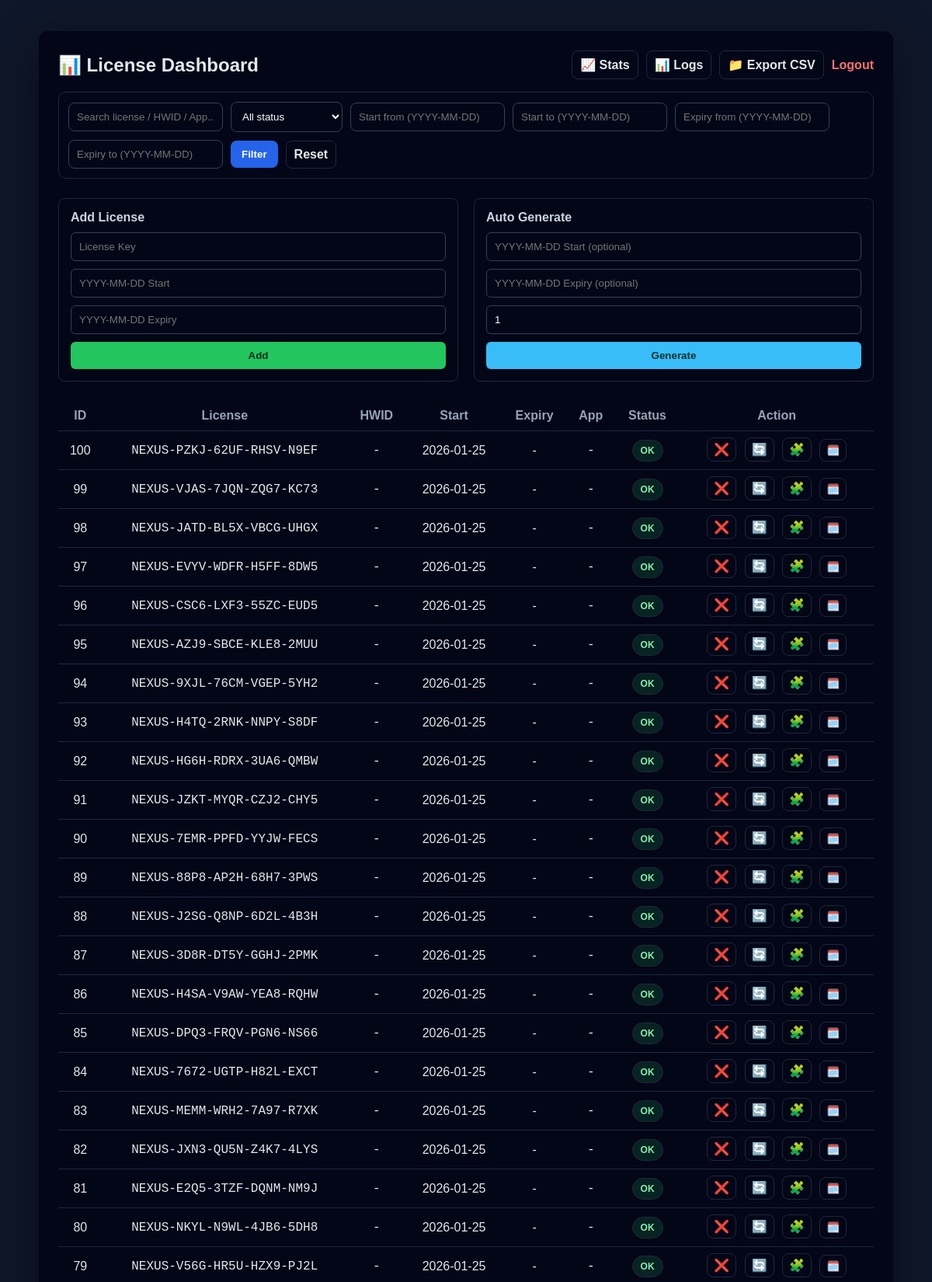
/dashboard (signed in, upper part), run on the app's committed database.
### tables this page shows
CREATE TABLE licenses (
        id INTEGER PRIMARY KEY AUTOINCREMENT,
        license TEXT UNIQUE,
        hwid TEXT,
        app_id TEXT,
        start TEXT,
        expiry TEXT
    );

### server.py (the view)
@app.route("/dashboard")
def dashboard():
    if not session.get("admin"):
        return redirect("/")
    q = (request.args.get("q") or "").strip()
    status_filter = (request.args.get("status") or "").strip().upper()
    start_from = normalize_date_or_empty(request.args.get("start_from"))
    start_to = normalize_date_or_empty(request.args.get("start_to"))
    exp_from = normalize_date_or_empty(request.args.get("exp_from"))
    exp_to = normalize_date_or_empty(request.args.get("exp_to"))
    con = db()
    where = []
    params = []
    if q:
        where.append("(license LIKE ? OR hwid LIKE ? OR app_id LIKE ?)")
        params += [f"%{q}%", f"%{q}%", f"%{q}%"]
    if start_from:
        where.append("start >= ?")
        params.append(start_from)
    if start_to:
        where.append("start <= ?")
        params.append(start_to)
    if exp_from:
        where.append("expiry >= ?")
        params.append(exp_from)
    if exp_to:
        where.append("expiry <= ?")
        params.append(exp_to)
    sql = "SELECT id, license, hwid, start, expiry, app_id FROM licenses"
    if where:
        sql += " WHERE " + " AND ".join(where)
    sql += " ORDER BY id DESC"
    rows = con.execute(sql, tuple(params)).fetchall()
    licenses = []
    for rid, lic, hwid, start, expiry, app_id in rows:
        hwid = hwid or ""
        start = start or ""
        expiry = expiry or ""
        app_id = app_id or ""
        st = calc_status(hwid, start, expiry)
        if status_filter and st != status_filter:
            continue
        licenses.append((rid, lic, hwid, start, expiry, app_id, st))
    return render_template(
        "dashboard.html",
        licenses=licenses,
        q=q,
        status=status_filter,
        start_from=start_from,
        start_to=start_to,
        exp_from=exp_from,
        exp_to=exp_to
    )

### server.py (called while the page is built)
def now_pp_date():
    return datetime.now(PHNOM_PENH_TZ).date()

def db():
    return sqlite3.connect(DB)

def parse_date(s: str):
    return datetime.strptime(s, "%Y-%m-%d")

def today_date():
    return now_pp_date()

def is_invalid_range(start: str, expiry: str) -> bool:
    if not start or not expiry:
        return False
    try:
        return parse_date(start).date() > parse_date(expiry).date()
    except Exception:
        return True

def is_not_started(start: str) -> bool:
    if not start:
        return False
    try:
        return today_date() < parse_date(start).date()
    except Exception:
        return False

def is_expired(expiry: str) -> bool:
    if not expiry:
        return False
    try:
        return today_date() > parse_date(expiry).date()
    except Exception:
        return True

def calc_status(hwid: str, start: str, expiry: str) -> str:
    if is_invalid_range(start, expiry):
        return "INVALID_DATES"
    if is_not_started(start):
        return "NOT_STARTED"
    if is_expired(expiry):
        return "EXPIRED"
    if hwid:
        return "USED"
    return "OK"

def normalize_date_or_empty(s: str) -> str:
    s = (s or "").strip()
    if not s:
        return ""
    try:
        parse_date(s)
        return s
    except Exception:
        return ""

### templates/dashboard.html (shortened to what this page needs)
<!DOCTYPE html>
<html>
<head>
  <link rel="stylesheet" href="/static/style.css">
</head>
<body>
<div class="container">
  <div class="header">
    <h2>📊 License Dashboard</h2>
    <div class="toplinks">
      <a class="linkbtn" href="/stats">📈 Stats</a>
      <a class="linkbtn" href="/logs">📊 Logs</a>
      <a class="linkbtn" href="/export.csv">📁 Export CSV</a>
      <a class="logout" href="/logout">Logout</a>
    </div>
  </div>
  <form class="filterbar" method="get" action="/dashboard">
    <input name="q" placeholder="Search license / HWID / App..." value="{{q or ''}}">
    <select name="status">
      <option value="">All status</option>
    </select>
    <input name="start_from" placeholder="Start from (YYYY-MM-DD)" value="{{start_from or ''}}">
    <input name="start_to" placeholder="Start to (YYYY-MM-DD)" value="{{start_to or ''}}">
    <input name="exp_from" placeholder="Expiry from (YYYY-MM-DD)" value="{{exp_from or ''}}">
    <input name="exp_to" placeholder="Expiry to (YYYY-MM-DD)" value="{{exp_to or ''}}">
    <button type="submit">Filter</button>
    <a class="linkbtn" href="/dashboard">Reset</a>
  </form>
  <div class="forms">
    <form method="post" action="/add">
      <h4>Add License</h4>
      <input name="license" placeholder="License Key" required>
      <input name="start" placeholder="YYYY-MM-DD Start">
      <input name="expiry" placeholder="YYYY-MM-DD Expiry">
      <button type="submit">Add</button>
    </form>
    <form method="post" action="/generate">
      <h4>Auto Generate</h4>
      <input name="start" placeholder="YYYY-MM-DD Start (optional)">
      <input name="expiry" placeholder="YYYY-MM-DD Expiry (optional)">
      <input name="count" type="number" min="1" max="500" value="1">
      <button class="generate" type="submit">Generate</button>
    </form>
  </div>
  <table>
    <tr>
      <th>ID</th>
      <th>License</th>
      <th>HWID</th>
      <th>Start</th>
      <th>Expiry</th>
      <th>App</th>
      <th>Status</th>
      <th>Action</th>
    </tr>
    {% for l in licenses %}
    {% set st = l[6] %}
    <tr class="{% if st=='EXPIRED' %}row-expired{% endif %}">
      <td>{{l[0]}}</td>
      <td class="mono">{{l[1]}}</td>
      <td class="mono">{{l[2] or "-"}}</td>
      <td>{{l[3] or "-"}}</td>
      <td>{{l[4] or "-"}}</td>
      <td class="mono">{{l[5] or "-"}}</td>
      <td>
        <span class="badge
          {% if st == 'OK' %}b-ok{% endif %}
        ">{{st}}</span>
      </td>
      <td class="action">
        <a class="btn-mini danger" href="/delete/{{l[0]}}" title="Delete">❌</a>
        <a class="btn-mini warn" href="/reset/{{l[0]}}" title="Reset HWID">🔄</a>
        <a class="btn-mini purple" href="/reset_app/{{l[0]}}" title="Reset App">🧩</a>
        <form method="post" action="/extend/{{l[0]}}" class="inlineform" onsubmit="return setExpiry(this)">
          <button type="submit" class="btn-mini info" title="Extend Expiry">🗓️</button>
        </form>
      </td>
    </tr>
    {% endfor %}
  </table>
</div>
</body>
</html>

### static/style.css (style rules this page uses)
* { box-sizing: border-box; font-family: Arial, Helvetica, sans-serif; }
body { background: #0f172a; color: #e5e7eb; margin: 0; padding: 0; }
.container { max-width: 1100px; margin: 40px auto; background: #020617; padding: 25px; border-radius: 12px; box-shadow: 0 20px 60px rgba(0,0,0,.5); }
.header { display: flex; justify-content: space-between; align-items: center; gap: 12px; }
.header h2 { margin: 0; }
.toplinks { display: flex; gap: 10px; align-items: center; }
.linkbtn { color: #e5e7eb; text-decoration: none; padding: 8px 10px; border: 1px solid #1e293b; border-radius: 8px; font-weight: bold; }
.logout { color: #f87171; text-decoration: none; font-weight: bold; }
.forms { display: flex; gap: 20px; margin: 25px 0; flex-wrap: wrap; }
.forms form { flex: 1; min-width: 320px; border: 1px solid #1e293b; padding: 15px; border-radius: 8px; }
.forms h4 { margin: 0 0 10px 0; color: #cbd5e1; }
.forms input { width: 100%; padding: 10px; margin-bottom: 10px; background: #020617; border: 1px solid #334155; color: #fff; border-radius: 6px; }
.forms button { width: 100%; padding: 10px; background: #22c55e; border: none; border-radius: 6px; color: #022c22; font-weight: bold; cursor: pointer; }
.forms button.generate { background: #38bdf8; color: #042f2e; }
table { width: 100%; border-collapse: collapse; }
th, td { padding: 10px; text-align: center; border-bottom: 1px solid #1e293b; }
th { color: #94a3b8; }
.badge { display: inline-block; padding: 6px 10px; border-radius: 999px; font-weight: bold; font-size: 12px; border: 1px solid #1e293b; }
.b-ok { background: rgba(34,197,94,.15); color: #86efac; }
.action { white-space: nowrap; }
.inlineform { display: inline-block; margin: 0; padding: 0; }
.btn-mini { text-decoration: none; padding: 6px 8px; border-radius: 8px; border: 1px solid #1e293b; margin: 0 3px; background: transparent; cursor: pointer; }
.btn-mini.danger { color: #fca5a5; }
.btn-mini.warn { color: #fcd34d; }
.btn-mini.info { color: #7dd3fc; }
.mono { font-family: ui-monospace, SFMono-Regular, Menlo, Monaco, Consolas, "Liberation Mono", "Courier New", monospace; }
.filterbar { display:flex; flex-wrap:wrap; gap:10px; align-items:center; margin: 16px 0 8px 0; padding: 12px; border: 1px solid #1e293b; border-radius: 10px; }
.filterbar input, .filterbar select { padding: 10px; background:#020617; border:1px solid #334155; color:#fff; border-radius: 8px; }
.filterbar button { padding: 10px 14px; border:none; border-radius: 8px; background:#2563eb; color:#fff; font-weight:bold; cursor:pointer; }
.btn-mini.purple { color: #c4b5fd; }

### data on the page
licenses: id "100", license "NEXUS-PZKJ-62UF-RHSV-N9EF", l "-", start "2026-01-25", expiry "-", st "OK"
licenses: id "99", license "NEXUS-VJAS-7JQN-ZQG7-KC73", l "-", start "2026-01-25", expiry "-", st "OK"
licenses: id "98", license "NEXUS-JATD-BL5X-VBCG-UHGX", l "-", start "2026-01-25", expiry "-", st "OK"
licenses: id "97", license "NEXUS-EVYV-WDFR-H5FF-8DW5", l "-", start "2026-01-25", expiry "-", st "OK"
licenses: id "96", license "NEXUS-CSC6-LXF3-55ZC-EUD5", l "-", start "2026-01-25", expiry "-", st "OK"
licenses: id "95", license "NEXUS-AZJ9-SBCE-KLE8-2MUU", l "-", start "2026-01-25", expiry "-", st "OK"
licenses: id "94", license "NEXUS-9XJL-76CM-VGEP-5YH2", l "-", start "2026-01-25", expiry "-", st "OK"
licenses: id "93", license "NEXUS-H4TQ-2RNK-NNPY-S8DF", l "-", start "2026-01-25", expiry "-", st "OK"
licenses: id "92", license "NEXUS-HG6H-RDRX-3UA6-QMBW", l "-", start "2026-01-25", expiry "-", st "OK"
licenses: id "91", license "NEXUS-JZKT-MYQR-CZJ2-CHY5", l "-", start "2026-01-25", expiry "-", st "OK"
licenses: id "90", license "NEXUS-7EMR-PPFD-YYJW-FECS", l "-", start "2026-01-25", expiry "-", st "OK"
licenses: id "89", license "NEXUS-88P8-AP2H-68H7-3PWS", l "-", start "2026-01-25", expiry "-", st "OK"
licenses: id "88", license "NEXUS-J2SG-Q8NP-6D2L-4B3H", l "-", start "2026-01-25", expiry "-", st "OK"
licenses: id "87", license "NEXUS-3D8R-DT5Y-GGHJ-2PMK", l "-", start "2026-01-25", expiry "-", st "OK"
licenses: id "86", license "NEXUS-H4SA-V9AW-YEA8-RQHW", l "-", start "2026-01-25", expiry "-", st "OK"
licenses: id "85", license "NEXUS-DPQ3-FRQV-PGN6-NS66", l "-", start "2026-01-25", expiry "-", st "OK"
licenses: id "84", license "NEXUS-7672-UGTP-H82L-EXCT", l "-", start "2026-01-25", expiry "-", st "OK"
licenses: id "83", license "NEXUS-MEMM-WRH2-7A97-R7XK", l "-", start "2026-01-25", expiry "-", st "OK"
licenses: id "82", license "NEXUS-JXN3-QU5N-Z4K7-4LYS", l "-", start "2026-01-25", expiry "-", st "OK"
licenses: id "81", license "NEXUS-E2Q5-3TZF-DQNM-NM9J", l "-", start "2026-01-25", expiry "-", st "OK"
licenses: id "80", license "NEXUS-NKYL-N9WL-4JB6-5DH8", l "-", start "2026-01-25", expiry "-", st "OK"
licenses: id "79", license "NEXUS-V56G-HR5U-HZX9-PJ2L", l "-", start "2026-01-25", expiry "-", st "OK"
